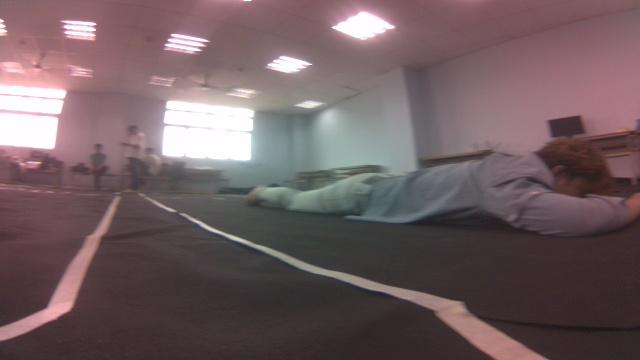
#> input picture dataset/segmentation/img/image_origin_120.jpg, 640 x 360 px; its folder holds 4 pictures in this run
$ python none_class.py
#> lines starting #> are read from the running program, lines starting #| are printed output that depends on the picture
from glob import glob
import cv2
import os
import shutil
import numpy as np
from random import shuffle

imgs = glob("img/*")[:500]
shuffle(imgs)


for k, img in enumerate(imgs):
    if 'flip_blur' in img or 'blur.png' in img:
        continue

    im =cv2.imread(img)
#> im is the input picture: shape (360, 640, 3); mean B, G, R 97.2, 94, 112.2
    h, w = im.shape[:2]
#> h = 360; w = 640

    ymin = np.random.randint(50, h-90)
#> ymin = 222
    xmin = np.random.randint(50, w-90)
#> xmin = 97
    crop = im[ymin:ymin+90, xmin: xmin+90]
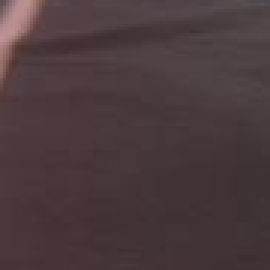
#> crop: shape (90, 90, 3) (shown 3 times larger); mean B, G, R 60.9, 58.5, 74.9
    h, w = crop.shape[:2]
#> h = 90; w = 90
    if h > w:
        new_data = np.zeros((h, h, 3), np.uint8)
        c = ((h-w)//2)
        new_data[:, c:c+w] = crop.copy()

    else:
        new_data = np.zeros((w, w, 3), np.uint8)
        c = ((w-h)//2)
#> c = 0
        new_data[c:c+h, :] = crop.copy()
    new_data = cv2.resize(
        new_data, (30, 30))


    cv2.imwrite(f"data_final/6/{k}.png", crop)
#> pass 2 of the loop `for k, img in enumerate(imgs):`:
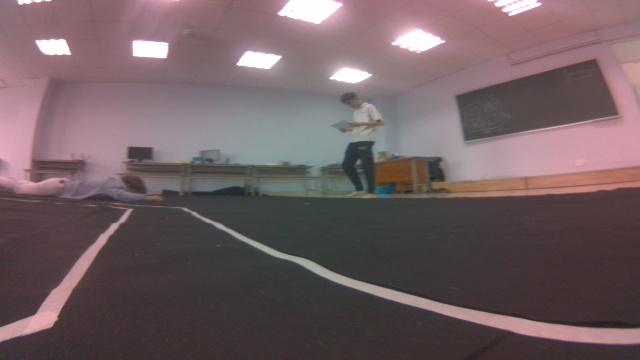
#> input picture dataset/segmentation/img/image_origin_102.jpg, 640 x 360 px
#> im is the input picture: shape (360, 640, 3); mean B, G, R 98.3, 94.9, 112.9
#> `crop = im[ymin:ymin+90, xmin: xmin+90]`:
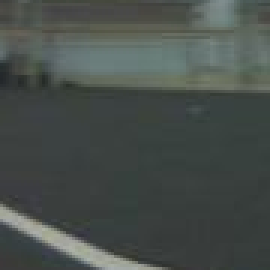
#> crop: shape (90, 90, 3) (shown 3 times larger); mean B, G, R 74.9, 78.6, 71.8
#> `new_data = cv2.resize( new_data, (30, 30))`:
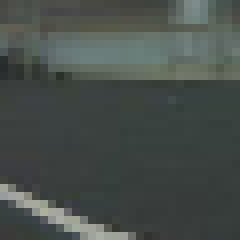
#> new_data: shape (30, 30, 3) (shown 8 times larger); mean B, G, R 74.7, 78.4, 71.7
#> pass 3 of the loop `for k, img in enumerate(imgs):`:
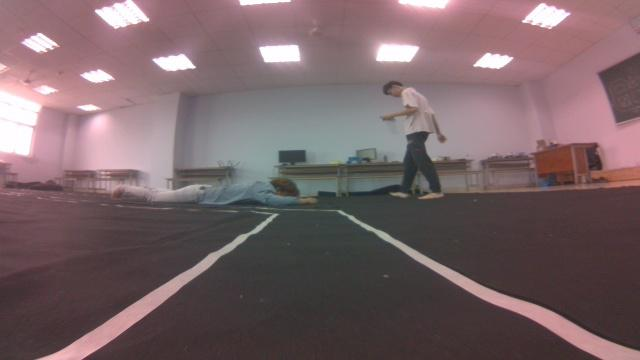
#> input picture dataset/segmentation/img/image_origin_104.jpg, 640 x 360 px
#> im is the input picture: shape (360, 640, 3); mean B, G, R 102.6, 99.4, 119.4
#> `crop = im[ymin:ymin+90, xmin: xmin+90]`:
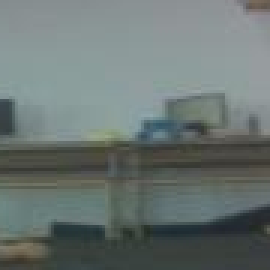
#> crop: shape (90, 90, 3) (shown 3 times larger); mean B, G, R 114.1, 116.7, 106.3
#> `new_data = cv2.resize( new_data, (30, 30))`:
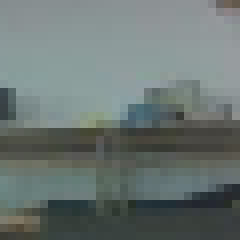
#> new_data: shape (30, 30, 3) (shown 8 times larger); mean B, G, R 114.3, 116.9, 106.5
#> the loop made 4 passes; the first 3 are shown


#> (the run stopped early here; a loop or call above may not have finished)
